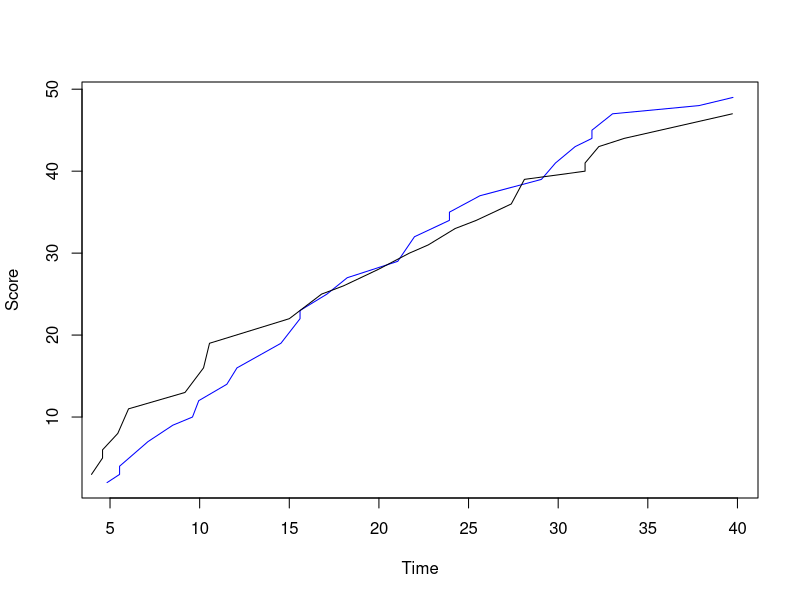

Source code (R): (Note: this script raises an error after producing the figure.)
setwd("~/Desktop/Biocomputing /Exercises/Biocomputing_Ex10")

#Question 1
#load the data file
basketball <- read.table("UWvMSU_1-22-13.txt",header=TRUE,sep="\t")

CumulativeScore <- 0

#made a new column for store the cumulative scores
CumulScore<- rep(NA,dim(basketball)[1])

#bind the new column to data
basketball <- cbind(basketball,CumulScore)

#cumulative scores for UW
for (i in 1:sum(basketball$team=="UW")){
  CumulativeScore <- CumulativeScore + basketball$score[which(basketball$team=="UW")][i]
  basketball$CumulScore[which(basketball$team=="UW")][i] <- CumulativeScore
}

#cumulative scores for MSU
CumulativeScore <- 0
for (i in 1:sum(basketball$team=="MSU")){
  CumulativeScore <- CumulativeScore + basketball$score[which(basketball$team=="MSU")][i]
  basketball$CumulScore[which(basketball$team=="MSU")][i] <- CumulativeScore
}

#plot 
plot(y=basketball$CumulScore[which(basketball$team=="MSU")],x=basketball$time[which(basketball$team=="MSU")],type="l", xlab="Time",ylab="Score",col="blue")
lines(y=basketball$CumulScore[which(basketball$team=="UW")],x=basketball$time[which(basketball$team=="UW")])

#Question 2

Guess_my_number <- function(){
  my_number <-sample(1:100,1) 
  print("I'm thinking of a number 1-100...",quote=F)
  for (j in 1:10){
    Guess <- readline(prompt='Guess: ')
    Guess <- as.integer(Guess)
    if (j < 10 &Guess>my_number){
      print("Lower",quote=F)} else
        if (j < 10 &Guess<my_number){
          print("Higher",quote=F)} else
            if (j < 10 & Guess==my_number){
              print("Correct!",quote=F)
              break}
    if (j == 10 & Guess!=my_number){
      print("Game Over!",quote=F)
    }
  }
}

Guess_my_number()

